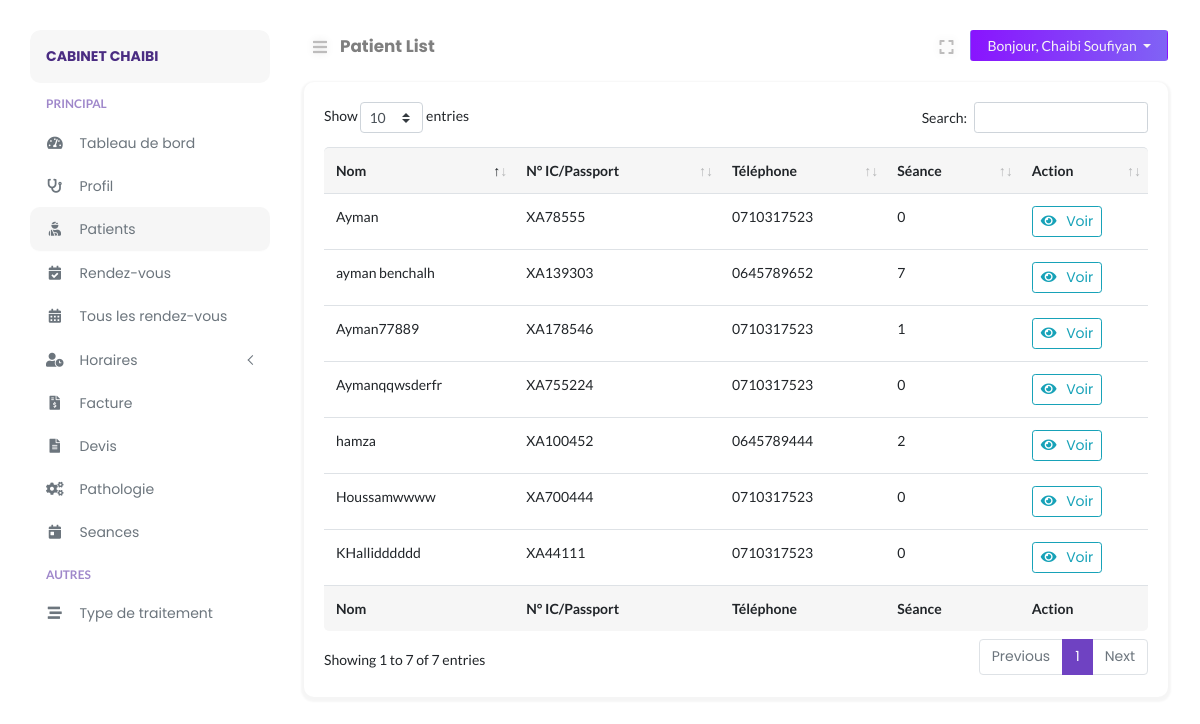
/doctor/patient-list.php (signed in), run on the app's committed database.
### tables this page shows
CREATE TABLE `doctors` (
  `doctor_id` int NOT NULL,
  `doctor_avatar` varchar(255) NOT NULL,
  `doctor_firstname` varchar(255) NOT NULL,
  `doctor_lastname` varchar(255) NOT NULL,
  `doctor_speciality` varchar(255) NOT NULL,
  `doctor_experience` varchar(10) NOT NULL,
  `doctor_desc` text NOT NULL,
  `doctor_password` varchar(255) NOT NULL,
  `doctor_token` varchar(255) DEFAULT NULL,
  `doctor_spoke` varchar(255) NOT NULL,
  `doctor_gender` varchar(10) NOT NULL,
  `doctor_dob` date NOT NULL,
  `doctor_email` varchar(255) NOT NULL,
  `doctor_contact` varchar(15) NOT NULL,
  `consult_fee` int NOT NULL,
  `date_created` datetime NOT NULL,
  `clinic_id` int NOT NULL
);

CREATE TABLE `patients` (
  `patient_id` varchar(50) NOT NULL,
  `patient_firstname` varchar(255) NOT NULL,
  `patient_identity` varchar(255) NOT NULL,
  `montent_p` int DEFAULT NULL,
  `patient_Seance` int NOT NULL,
  `patient_age` varchar(11) NOT NULL,
  `patient_contact` varchar(255) NOT NULL,
  `date_created` datetime NOT NULL
);

### doctor/includes/path.inc.php (called while the page is built, shortened)
<?php
$PATH = "doclab/doctor";
switch ($_SERVER["SCRIPT_NAME"]) {
    case '/'.$PATH.'/patient-list.php':
        $CURRENT_PAGE = "Patient List";
        break;
}
?>

### doctor/includes/session.inc.php (called while the page is built, shortened)
<?php
$sess_email = $_SESSION["DoctorRoleEmail"];
$stmt = $conn->prepare("SELECT * FROM doctors WHERE doctor_email = ?");
$stmt->bind_param("s", $sess_email);
$stmt->execute();
$doctor_result = $stmt->get_result();
$doctor_row = $doctor_result->fetch_assoc();

### config/security.php (called while the page is built, shortened)
<?php
function encrypt_url($data)
{
	return urlencode(base64_encode($data));
}

### doctor/patient-list.php (the view, shortened to what this page needs)
<?php
require_once('../config/autoload.php');
include('./includes/path.inc.php');
include('./includes/session.inc.php');
?>
<!DOCTYPE html>
<html lang="fr">
<head>
</head>
<body>
	<div class="page-content" id="content">
		<?php include HEADER; ?>
		<div class="row">
			<div class="col-12">
				<div class="card">
					<div class="card-body">
						<?php
						function headerTable()
						{
							$header = array("Nom", "N° IC/Passport", "Téléphone", "Séance", "Action");
							$arrlen = count($header);
							for ($i = 0; $i < $arrlen; $i++) {
								echo "<th>" . $header[$i] . "</th>" . PHP_EOL;
							}
						}
						?>
						<div class="data-tables">
							<table id="datatable" class="table" style="width:100%">
								<thead>
									<tr>
										<?php headerTable(); ?>
									</tr>
								</thead>
								<tbody>
									<?php
									$que = "SELECT DISTINCT patients.patient_id, patients.patient_firstname, patients.patient_identity, patients.patient_contact, patients.patient_Seance FROM appointment, patients WHERE appointment.patient_id = patients.patient_id AND appointment.doctor_id = '".$doctor_row['doctor_id']."' AND appointment.status = 1 ";
									$tresult = $conn->query($que);
									while ($trow = $tresult->fetch_assoc()) {
										?><tr>
											<td><?= $trow["patient_firstname"]; ?></td>
											<td><?= $trow["patient_identity"]; ?></td>
											<td><?= $trow["patient_contact"]; ?></td>
											<td><?= $trow["patient_Seance"]; ?></td>
											<td>
												<a href="patient-view.php?id=<?= encrypt_url($trow["patient_id"]); ?>" class="btn btn-sm btn-outline-info"><i class="fa fa-eye"></i> Voir</a>
											</td>
										</tr>
									<?php
									}
									?>
								</tbody>
								<tfoot>
									<tr>
									</tr>
								</tfoot>
							</table>
						</div>
					</div>
				</div>
			</div>
		</div>
	</div>
</body>
</html>

### doctor/layouts/nav_header.php (shortened to what this page needs)
<nav class="navbar navbar-header mb-2">
    <ul class="nav mr-auto">
        <li class="nav-item">
            <button class="btn btn-sm btn-expand" id="sidebarCollapse"><i class="fa fa-bars"></i></button>
        </li>
        <li class="nav-item nav-title">
            <a href="<?php echo $_SERVER["REQUEST_URI"];?>"><?php echo $CURRENT_PAGE;?></a>
        </li>
    </ul>
    <ul class="nav ml-auto">
        <li class="nav-item mr-2">
            <button class="btn btn-sm btn-expand" id="full-view"><i class="fa fa-expand"></i></button>
        </li>
        <li class="nav-item">
            <div class="btn-group">
                <button type="button" class="btn btn-sm dropdown-toggle btn-profile px-3" data-toggle="dropdown" aria-haspopup="true"
                    aria-expanded="false">
                    Bonjour, <?php echo $doctor_row["doctor_lastname"].' '.$doctor_row["doctor_firstname"]; ?>
                </button>
            </div>
        </li>
    </ul>
</nav>

### assets/css/typography.css (style rules this page uses)
body { font-size: 14px; font-family: 'Lato', sans-serif; }
a, a:visited { text-decoration: none; transition: all 0.3s ease-in-out; -webkit-transition: all 0.3s ease-in-out; -moz-transition: all 0.3s ease-in-out; -o-transition: all 0.3s ease-in-out; outline: 0; font-family: 'Poppins', 'Helvetica', sans-serif; }
ul, ol { margin-bottom: 0px; margin-top: 0px; padding: 0; }
ul { margin: 0; list-style-type: none; }
button { cursor: pointer; outline: none!important; letter-spacing: 0; }

### assets/css/default.css (style rules this page uses)
.card-body button i , .card-body a i { margin-right: 6px; }
.navbar-header { padding: 0 !important; }
.nav-title { padding-top: 4px; margin-left: 4px; }
.nav-title a { font-weight: bold; font-size: 1.05rem; color: rgba(0, 0, 0, .5); }
.btn-profile { background: linear-gradient(to right, #8914fe 0%, #8063f5 100%); color: #f5f5f5; }
button.btn-expand { font-size: 16px !important; color: #bdbcbc; vertical-align: middle; text-shadow: 0 0 8px rgba(0, 0, 0, 0.12); -webkit-transition: color 0.3s ease 0s; transition: color 0.3s ease 0s; }
button#full-view { display: inline-block; }
body { overflow-x: hidden; background: #fff; }
.page-content { width: calc(100% - 15rem); margin-left: 16rem; transition: all 0.4s; padding: 1.9rem 3rem; }
:root { --primary-color: #6F42C2; }
.card { margin: 10px 0; border-radius: 10px !important; border: 0; margin-bottom: 1.5rem; box-shadow: 0 2px 2px 3px rgba(0, 0, 0, .04); transition: all .2s ease-in-out; }
.table thead tr th, tfoot tr { background: #f6f6f6 !important; border-bottom: 0 !important; }
.table thead th:first-child { border-top-left-radius: 5px; }
.table thead th:last-child { border-top-right-radius: 5px; }
.table tfoot th:first-child { border-bottom-left-radius: 5px; }
.table tfoot th:last-child { border-bottom-right-radius: 5px; }
.table tbody tr { transition: all .2s; }

### assets/css/clinic/login.css (style rules this page uses)
html { min-height:100%; position:relative; }

### data on the page
doctors: doctor_lastname "Chaibi", doctor_firstname "Soufiyan"
patients: patient_firstname "Ayman", patient_identity "XA78555", patient_contact "0710317523", patient_Seance "0"
patients: patient_firstname "Aymanqqwsderfr", patient_identity "XA755224", patient_contact "0710317523", patient_Seance "0"
patients: patient_firstname "Houssamwwww", patient_identity "XA700444", patient_contact "0710317523", patient_Seance "0"
patients: patient_firstname "KHallidddddd", patient_identity "XA44111", patient_contact "0710317523", patient_Seance "0"
patients: patient_firstname "ayman benchalh", patient_identity "XA139303", patient_contact "0645789652", patient_Seance "7"
patients: patient_firstname "hamza", patient_identity "XA100452", patient_contact "0645789444", patient_Seance "2"
patients: patient_firstname "Ayman77889", patient_identity "XA178546", patient_contact "0710317523", patient_Seance "1"

### other printed values
$BRAND_NAME "CABINET CHAIBI"
$CURRENT_PAGE "Patient List"
$header[$i] "Nom"
$header[$i] "N° IC/Passport"
$header[$i] "Téléphone"
$header[$i] "Séance"
$header[$i] "Action"
